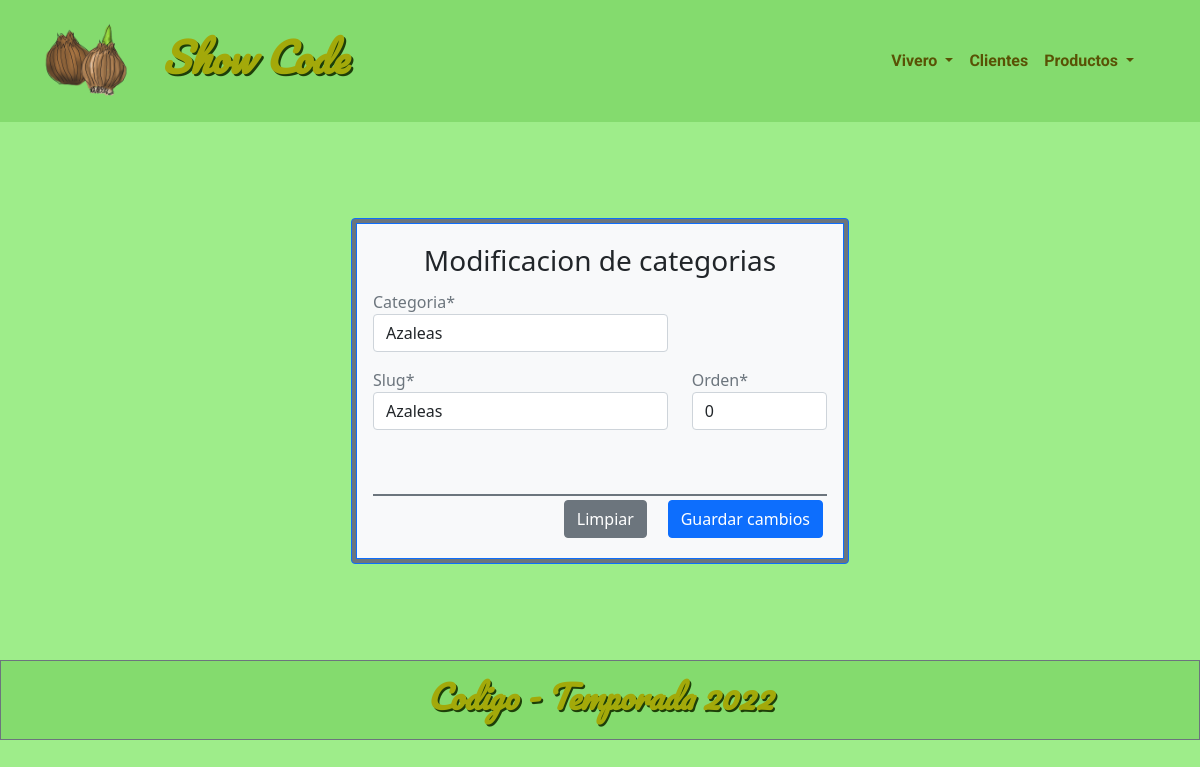
/mod_categoria/2/, run on the app's committed database.
### appProduct/models.py (models this page shows, shortened)
class Categoria(models.Model):
        categoria=models.CharField(max_length=25, unique=True)
        slug = models.SlugField(max_length=255)
        orden = models.IntegerField(default=0)
        class Meta():
            ordering = ['categoria']

### appProduct/views.py (the view, shortened to what this page needs)
# urls.py: path('mod_categoria/<id>/',   views.mod_categoria,      name='mod_categoria'),
def mod_categoria(request, id):
    icategoria=get_object_or_404(Categoria, id=id)
    data = {'form' : CategoriaForm(instance=icategoria)}
    return render(request, 'appProduct/categorias/mod.html', data)

### appProduct/forms.py
class CategoriaForm(forms.ModelForm):
    class Meta:
        model= Categoria
        fields= '__all__'
        widgets = {
            'categoria' : TextInput(attrs={"class":"form-control mb-3",
                                        "placeholder":"Ingresar",
                                        "autocomplete":"off"}),
            'slug' : TextInput(attrs={"class":"form-control mb-3",
                                        "placeholder":"Ingresar slug",
                                        "autocomplete":"off"}),
            'orden' : forms.NumberInput(attrs={"class":"form-control mb-3",}),
        }

### appProduct/context_processors.py (called while the page is built)
def menu_categorias(request):
    categorias  = Categoria.objects.all()
    return {'menu_categorias': categorias}

### templates/appProduct/categorias/mod.html (shortened to what this page needs)
{% extends '../../base.html' %}
{% block content %}
{% load crispy_forms_tags %}
<div class="container text-secondary fw-md-bolder mt-md-5 mb-md-5 mt-sm-1 mb-sm-1">
<div class="row p-sm-0 p-md-5">
    <div class="col-6 offset-sm-3">
        <div class="d-flex justify-content-center card border border-primary bg-secondary">
            <div class="card-body d-flex flex-column justify-content-center m-1 pt-3 border border-primary bg-light">
                <h3 class="text-dark mt-1 text-center">Modificacion de categorias</h3>
                <form action="" class="d-flex flex-column justify-content-around mt-1" method="post" enctype="multipart/form-data">
                    <div class="row"><div class="col-8">{{ form.categoria | as_crispy_field }}</div></div>
                    <div class="row"><div class="col-8"> {{ form.slug | as_crispy_field }}</div>
                                     <div class="col-4">{{ form.orden | as_crispy_field }}</div>
                    </div>
                    <div class="d-flex border-top border-2 border-secondary p-1 justify-content-md-end mt-5">
                         <input type="reset" value="Limpiar" class="btn btn-secondary mb-0 ">
                         <button type="submit" id="btnEnviar" class="btn btn-primary mb-0">Guardar cambios</button>
                    </div>
                </form>
            </div>
        </div>
    </div>
</div>
</div>
{% endblock %}

### static/css/mystyle.css (style rules this page uses)
body { background-color: hwb(108 54% 7%); }

### data on the page
Categoria: categoria "Azaleas", slug "Azaleas", orden "0"
